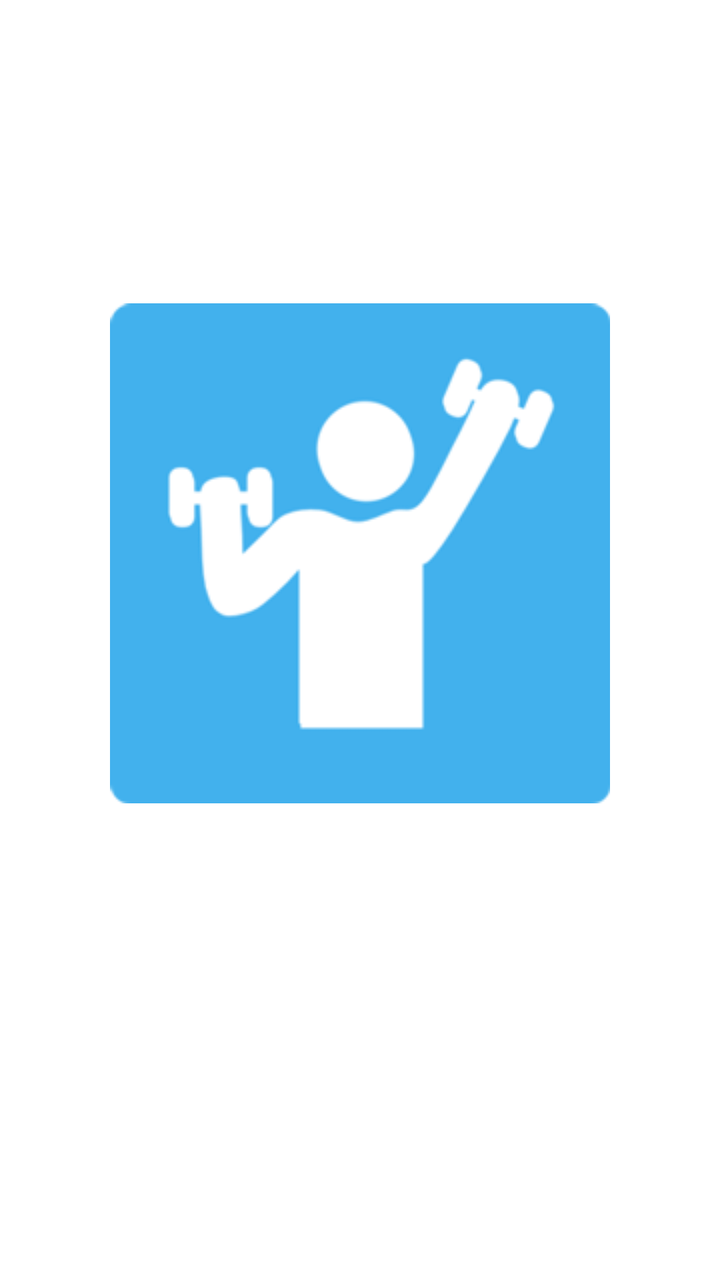
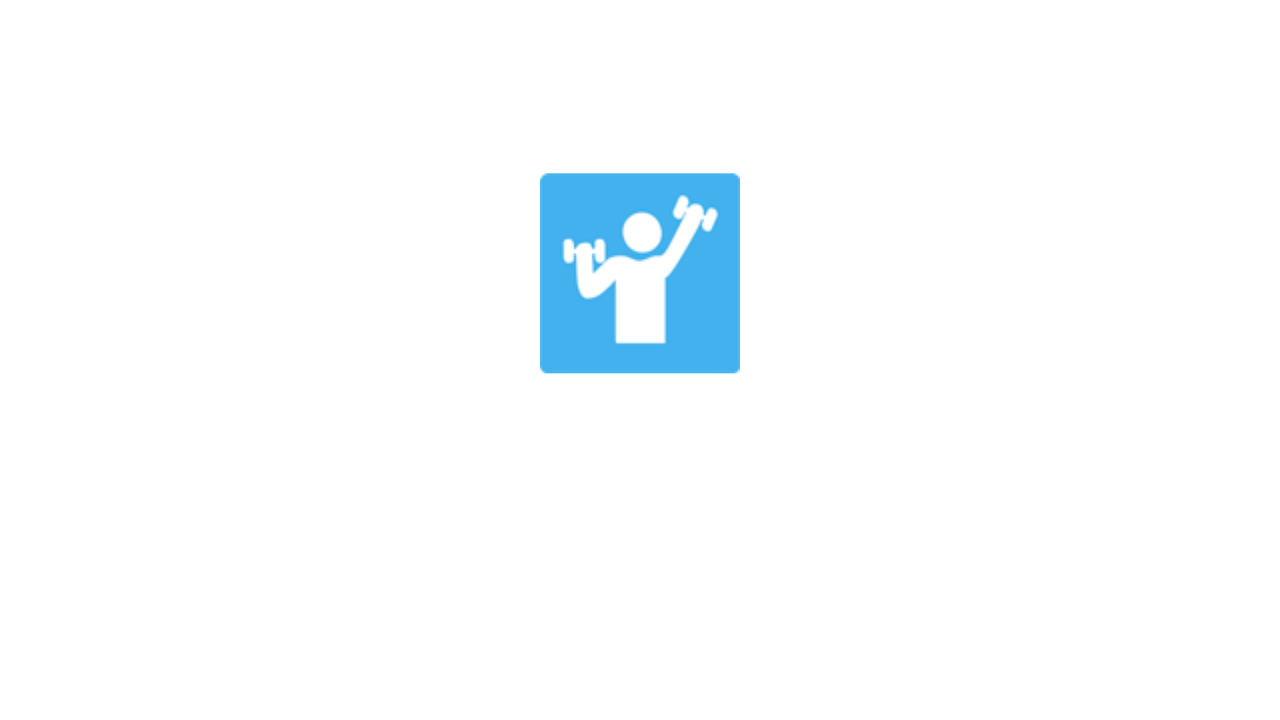

One screen, two layout resources from the same app: the default and the author's alternative for another configuration. Each is rendered where Android would select it; the XML of both is given below.
<!-- AndroidManifest.xml: application theme SplashTheme -->
<!-- res/layout/fragment_home.xml -->
<?xml version="1.0" encoding="utf-8"?>

<RelativeLayout xmlns:android="http://schemas.android.com/apk/res/android"
    android:layout_width="match_parent" android:layout_height="match_parent">

    <RelativeLayout
        android:id="@+id/fragmentHome_linearLayout"
        android:layout_width="wrap_content"
        android:layout_height="wrap_content"
        android:layout_centerInParent="true">

        <ImageView
            android:id="@+id/imgHome"
            android:layout_width="wrap_content"
            android:layout_height="wrap_content"
            android:src="@drawable/ic_home_image"/>

        <TextView
            android:id="@+id/txtHomeMessage"
            android:layout_width="wrap_content"
            android:layout_height="wrap_content"
            android:layout_below="@+id/imgHome"
            android:layout_marginTop="40dp"
            android:text="@string/home_message"
            android:textSize="35sp"
            android:layout_centerHorizontal="true"/>

    </RelativeLayout>

</RelativeLayout>
<!-- resources referenced by this layout -->
<resources>
  <!-- drawable ic_home_image: png bitmap (drawable, 9957 bytes) -->
  <string name="home_message">Just do it!</string>
  <style name="SplashTheme" parent="Theme.AppCompat.NoActionBar">
          <item name="android:windowBackground">@drawable/splash_screen</item>
          <item name="android:windowFullscreen">true</item>
      </style>
  <!-- drawable splash_screen (drawable) -->
  <?xml version="1.0" encoding="utf-8"?>
  <layer-list xmlns:android="http://schemas.android.com/apk/res/android">
  
      <item
          android:drawable="@color/background_splash_screen" />
  
      <item>
          <bitmap
              android:gravity="center_horizontal|center_vertical"
              android:src="@drawable/ic_gym_2" />
      </item>
  
  </layer-list>
  <color name="background_splash_screen">#F2F3D9</color>
</resources>
<!-- res/layout-land/fragment_home.xml (the author's variant of the layout above) -->
<!-- drawn on the phone turned sideways -->
<?xml version="1.0" encoding="utf-8"?>

<RelativeLayout xmlns:android="http://schemas.android.com/apk/res/android"
    android:layout_width="match_parent" android:layout_height="match_parent">

    <RelativeLayout
        android:id="@+id/fragmentHome_linearLayout"
        android:layout_width="wrap_content"
        android:layout_height="wrap_content"
        android:layout_centerInParent="true"
        android:fitsSystemWindows="true">

        <ImageView
            android:id="@+id/imgHome"
            android:layout_width="wrap_content"
            android:layout_height="wrap_content"
            android:src="@drawable/ic_home_image"
            android:layout_centerHorizontal="true"/>

        <TextView
            android:id="@+id/txtHomeMessage"
            android:layout_width="wrap_content"
            android:layout_height="wrap_content"
            android:layout_below="@+id/imgHome"
            android:layout_marginTop="40dp"
            android:text="@string/home_message"
            android:textSize="35sp"
            android:layout_centerHorizontal="true"/>

    </RelativeLayout>

</RelativeLayout>
